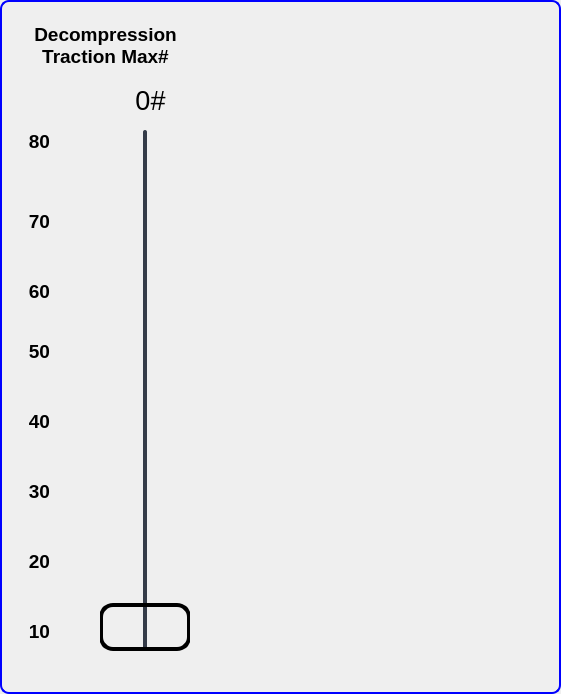
     <widget class="QGroupBox" name="AGroupBox">
      <property name="geometry">
       <rect>
        <x>709</x>
        <y>-4</y>
        <width>561</width>
        <height>694</height>
       </rect>
      </property>
      <property name="styleSheet">
       <string notr="true">QGroupBox {
                                border: 2px solid blue;
                                border-radius: 9px;
                                margin-top: 0.5em;
                                }
                            </string>
      </property>
      <property name="title">
       <string/>
      </property>
      <widget class="QLabel" name="axialPressureTitleLbl">
       <property name="geometry">
        <rect>
         <x>20</x>
         <y>13</y>
         <width>171</width>
         <height>65</height>
        </rect>
       </property>
       <property name="font">
        <font>
         <family>Arial</family>
         <pointsize>14</pointsize>
         <bold>true</bold>
        </font>
       </property>
       <property name="text">
        <string>Decompression Traction Max#</string>
       </property>
       <property name="alignment">
        <set>Qt::AlignCenter</set>
       </property>
       <property name="wordWrap">
        <bool>true</bool>
       </property>
      </widget>
      <widget class="QSlider" name="axialPressureSlider">
       <property name="geometry">
        <rect>
         <x>100</x>
         <y>130</y>
         <width>90</width>
         <height>521</height>
        </rect>
       </property>
       <property name="font">
        <font>
         <family>Arial</family>
         <pointsize>12</pointsize>
        </font>
       </property>
       <property name="styleSheet">
        <string notr="true">QSlider::groove:vertical {
                                    border-radius: 2px;
                                    width: 4px;
                                    background-color: rgb(52, 59, 72);
                                    }
                                    QSlider::groove:vertical:hover {
                                    background-color: blue;
                                    }
                                    QSlider::handle:vertical {
                                    background-color:qlineargradient(spread:pad, x1:0, y1:1, x2:0,
                                    y2:0, stop:0 rgba(0, 50, 145, 255), stop:1 rgba(255, 255, 255,
                                    255));
                                    border: 4px solid black;
                                    height: 40px;
                                    margin: 0px -44px;
                                    border-radius: 14px;
                                    }</string>
       </property>
       <property name="minimum">
        <number>10</number>
       </property>
       <property name="maximum">
        <number>80</number>
       </property>
       <property name="singleStep">
        <number>1</number>
       </property>
       <property name="pageStep">
        <number>5</number>
       </property>
       <property name="value">
        <number>10</number>
       </property>
       <property name="sliderPosition">
        <number>10</number>
       </property>
       <property name="orientation">
        <enum>Qt::Vertical</enum>
       </property>
       <property name="tickPosition">
        <enum>QSlider::TicksBothSides</enum>
       </property>
       <property name="tickInterval">
        <number>5</number>
       </property>
      </widget>
      <widget class="QLabel" name="axialPressureLbl">
       <property name="geometry">
        <rect>
         <x>110</x>
         <y>80</y>
         <width>81</width>
         <height>41</height>
        </rect>
       </property>
       <property name="font">
        <font>
         <family>Arial</family>
         <pointsize>20</pointsize>
        </font>
       </property>
       <property name="text">
        <string>0#</string>
       </property>
       <property name="alignment">
        <set>Qt::AlignCenter</set>
       </property>
      </widget>
      <widget class="QLabel" name="axialPressureUpLbl">
       <property name="geometry">
        <rect>
         <x>50</x>
         <y>160</y>
         <width>47</width>
         <height>101</height>
        </rect>
       </property>
       <property name="text">
        <string/>
       </property>
       <property name="pixmap">
        <pixmap>images/up-ticks.png</pixmap>
       </property>
      </widget>
      <widget class="QLabel" name="axialPressureDownLbl">
       <property name="geometry">
        <rect>
         <x>50</x>
         <y>520</y>
         <width>47</width>
         <height>101</height>
        </rect>
       </property>
       <property name="text">
        <string/>
       </property>
       <property name="pixmap">
        <pixmap>images/down-ticks.png</pixmap>
       </property>
      </widget>
      <widget class="QLabel" name="Lbl_18">
       <property name="geometry">
        <rect>
         <x>20</x>
         <y>210</y>
         <width>30</width>
         <height>24</height>
        </rect>
       </property>
       <property name="font">
        <font>
         <family>Arial</family>
         <pointsize>14</pointsize>
         <bold>true</bold>
        </font>
       </property>
       <property name="styleSheet">
        <string notr="true">background:transparent;</string>
       </property>
       <property name="text">
        <string>70</string>
       </property>
       <property name="alignment">
        <set>Qt::AlignRight|Qt::AlignTop|Qt::AlignTrailing</set>
       </property>
      </widget>
      <widget class="QLabel" name="Lbl_19">
       <property name="geometry">
        <rect>
         <x>20</x>
         <y>410</y>
         <width>30</width>
         <height>24</height>
        </rect>
       </property>
       <property name="font">
        <font>
         <family>Arial</family>
         <pointsize>14</pointsize>
         <bold>true</bold>
        </font>
       </property>
       <property name="text">
        <string extracomment="10">40</string>
       </property>
       <property name="alignment">
        <set>Qt::AlignRight|Qt::AlignTop|Qt::AlignTrailing</set>
       </property>
      </widget>
      <widget class="QLabel" name="Lbl_6">
       <property name="geometry">
        <rect>
         <x>20</x>
         <y>130</y>
         <width>30</width>
         <height>24</height>
        </rect>
       </property>
       <property name="font">
        <font>
         <family>Arial</family>
         <pointsize>14</pointsize>
         <bold>true</bold>
        </font>
       </property>
       <property name="text">
        <string>80</string>
       </property>
       <property name="alignment">
        <set>Qt::AlignRight|Qt::AlignTop|Qt::AlignTrailing</set>
       </property>
      </widget>
      <widget class="QLabel" name="Lbl_45">
       <property name="geometry">
        <rect>
         <x>20</x>
         <y>340</y>
         <width>30</width>
         <height>24</height>
        </rect>
       </property>
       <property name="sizePolicy">
        <sizepolicy hsizetype="Preferred" vsizetype="Preferred">
         <horstretch>0</horstretch>
         <verstretch>0</verstretch>
        </sizepolicy>
       </property>
       <property name="font">
        <font>
         <family>Arial</family>
         <pointsize>14</pointsize>
         <bold>true</bold>
        </font>
       </property>
       <property name="text">
        <string>50</string>
       </property>
       <property name="alignment">
        <set>Qt::AlignRight|Qt::AlignTop|Qt::AlignTrailing</set>
       </property>
      </widget>
      <widget class="QLabel" name="Lbl_47">
       <property name="geometry">
        <rect>
         <x>20</x>
         <y>620</y>
         <width>30</width>
         <height>24</height>
        </rect>
       </property>
       <property name="font">
        <font>
         <family>Arial</family>
         <pointsize>14</pointsize>
         <bold>true</bold>
        </font>
       </property>
       <property name="styleSheet">
        <string notr="true">background:transparent;</string>
       </property>
       <property name="text">
        <string>10</string>
       </property>
       <property name="alignment">
        <set>Qt::AlignRight|Qt::AlignTop|Qt::AlignTrailing</set>
       </property>
      </widget>
      <widget class="QLabel" name="Lbl_48">
       <property name="geometry">
        <rect>
         <x>20</x>
         <y>280</y>
         <width>30</width>
         <height>24</height>
        </rect>
       </property>
       <property name="font">
        <font>
         <family>Arial</family>
         <pointsize>14</pointsize>
         <bold>true</bold>
        </font>
       </property>
       <property name="text">
        <string>60</string>
       </property>
       <property name="alignment">
        <set>Qt::AlignRight|Qt::AlignTop|Qt::AlignTrailing</set>
       </property>
      </widget>
      <widget class="QLabel" name="Lbl_21">
       <property name="geometry">
        <rect>
         <x>20</x>
         <y>480</y>
         <width>30</width>
         <height>24</height>
        </rect>
       </property>
       <property name="font">
        <font>
         <family>Arial</family>
         <pointsize>14</pointsize>
         <bold>true</bold>
        </font>
       </property>
       <property name="text">
        <string extracomment="10">30</string>
       </property>
       <property name="alignment">
        <set>Qt::AlignRight|Qt::AlignTop|Qt::AlignTrailing</set>
       </property>
      </widget>
      <widget class="QLabel" name="Lbl_22">
       <property name="geometry">
        <rect>
         <x>20</x>
         <y>550</y>
         <width>30</width>
         <height>24</height>
        </rect>
       </property>
       <property name="font">
        <font>
         <family>Arial</family>
         <pointsize>14</pointsize>
         <bold>true</bold>
        </font>
       </property>
       <property name="styleSheet">
        <string notr="true">background:transparent;</string>
       </property>
       <property name="text">
        <string extracomment="10">20</string>
       </property>
       <property name="alignment">
        <set>Qt::AlignRight|Qt::AlignTop|Qt::AlignTrailing</set>
       </property>
      </widget>
      <zorder>axialPressureSlider</zorder>
      <zorder>axialPressureDownLbl</zorder>
      <zorder>axialPressureUpLbl</zorder>
      <zorder>axialPressureTitleLbl</zorder>
      <zorder>axialPressureLbl</zorder>
      <zorder>Lbl_18</zorder>
      <zorder>Lbl_19</zorder>
      <zorder>Lbl_6</zorder>
      <zorder>Lbl_45</zorder>
      <zorder>Lbl_47</zorder>
      <zorder>Lbl_48</zorder>
      <zorder>Lbl_21</zorder>
      <zorder>Lbl_22</zorder>
     </widget>
